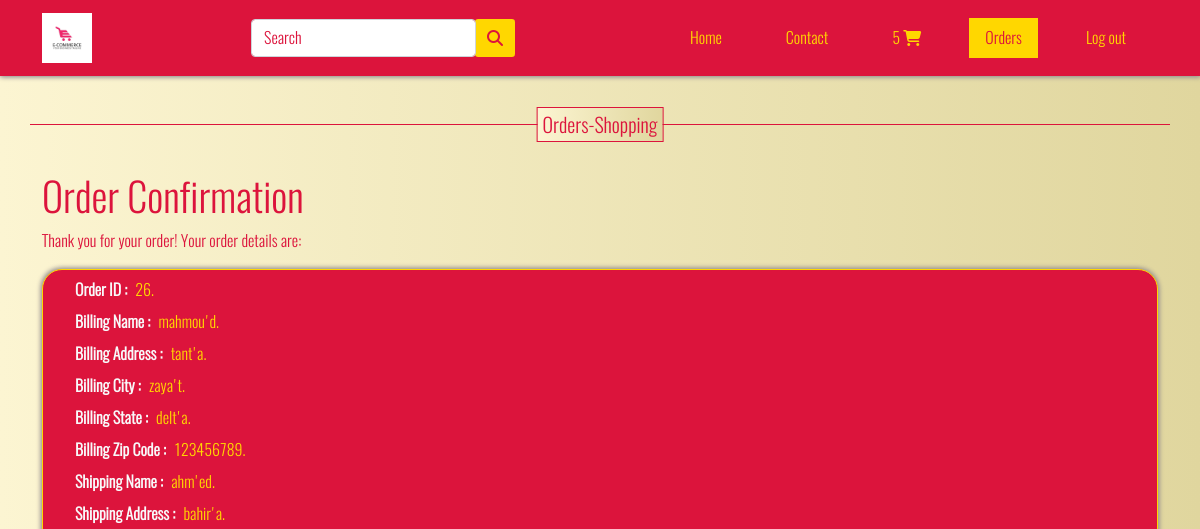
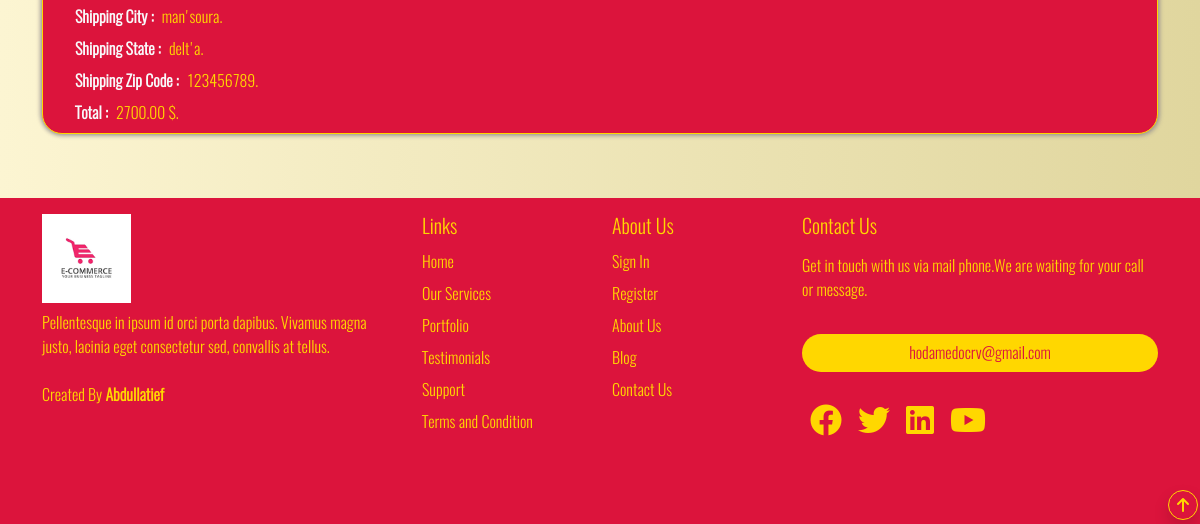
/project/orders.php (signed in), run on an earlier commit of the app's database (2 pictures, top to bottom).
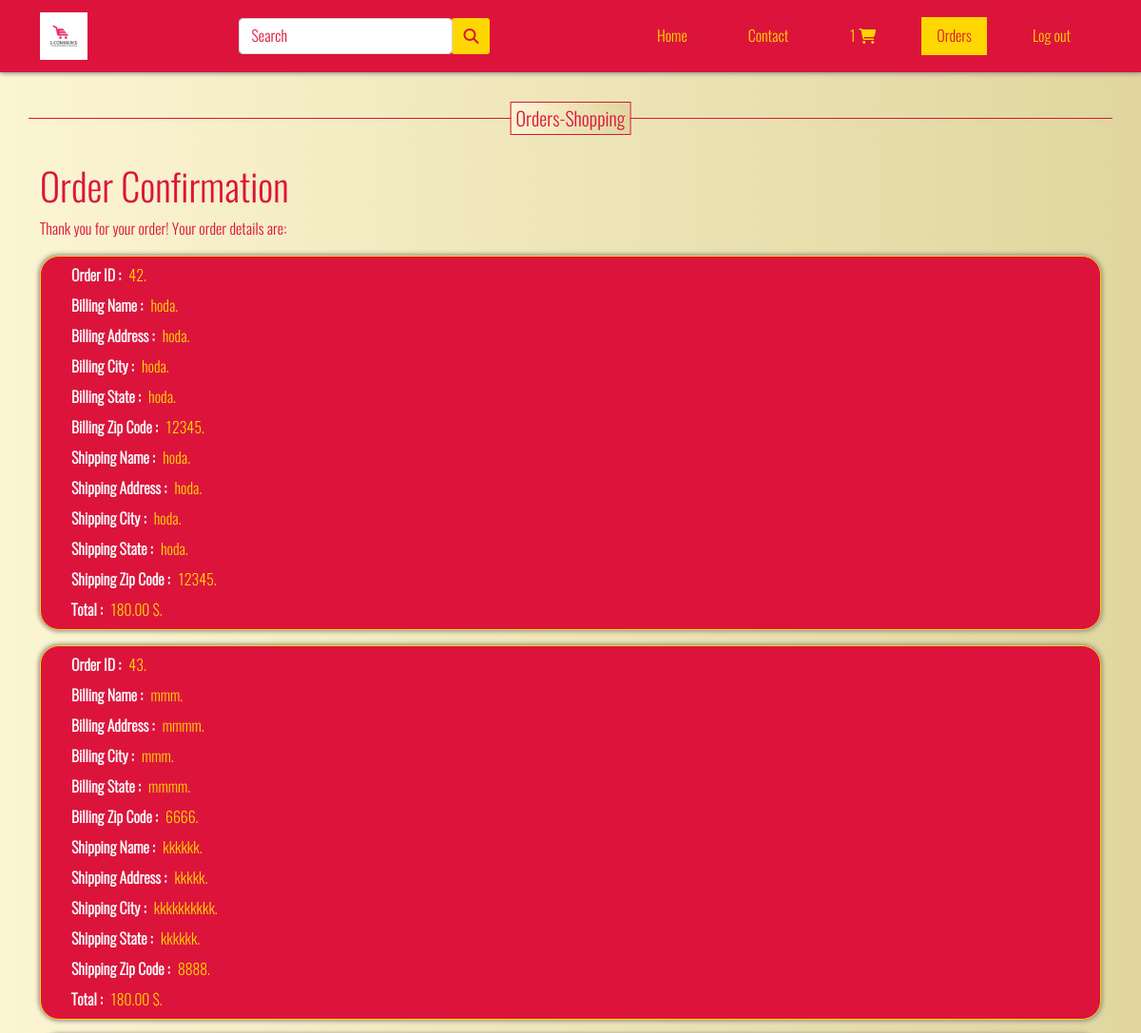
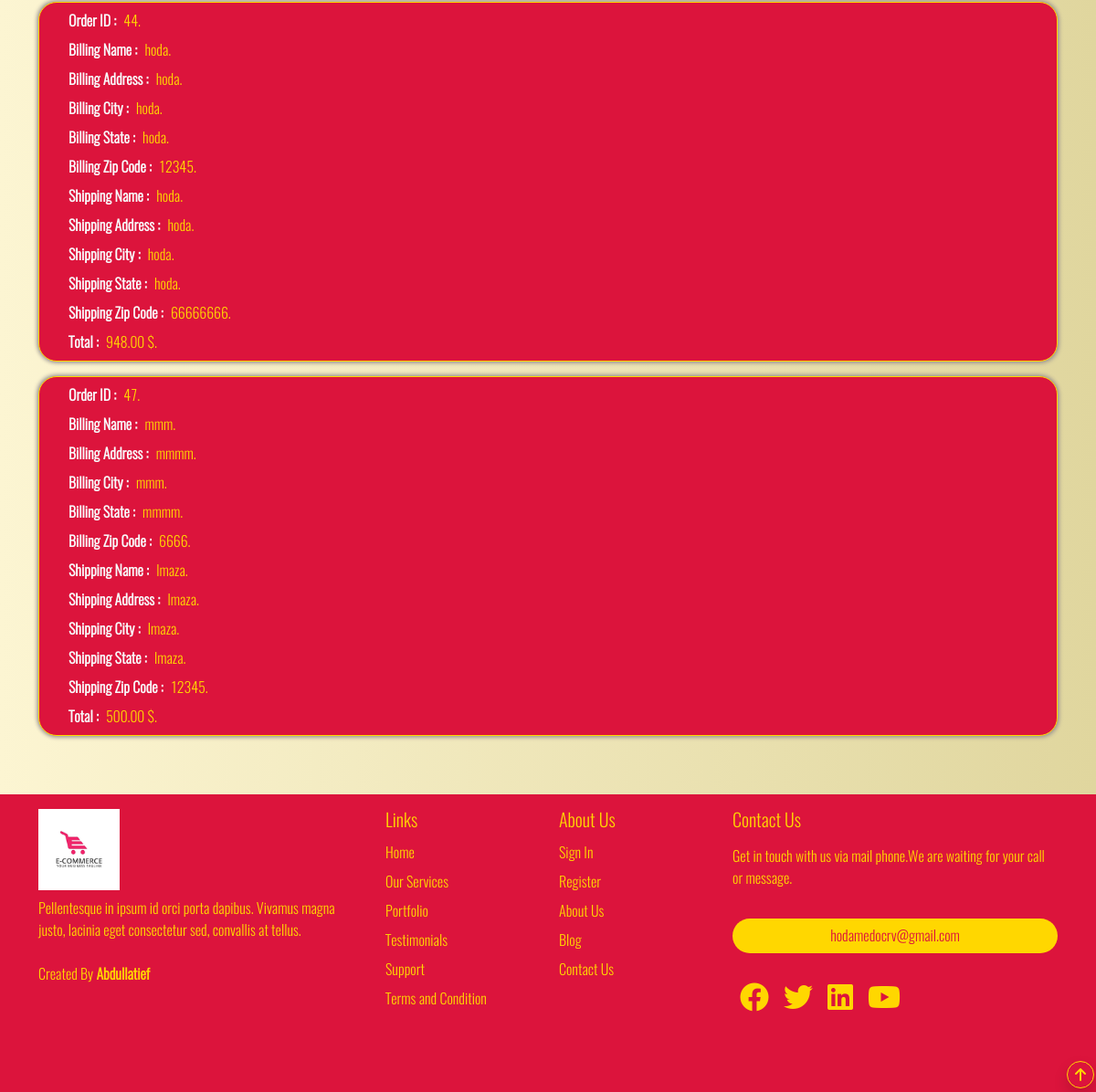
And on a later commit of the database (2 pictures, top to bottom).
### tables this page shows
CREATE TABLE `orders` (
  `id` int(1) NOT NULL,
  `user_id` int(1) NOT NULL,
  `status` varchar(10) NOT NULL,
  `order_details_id` int(11) NOT NULL,
  `billing_name` varchar(255) NOT NULL,
  `billing_address` varchar(255) NOT NULL,
  `billing_city` varchar(255) NOT NULL,
  `billing_state` varchar(255) NOT NULL,
  `billing_zip` varchar(255) NOT NULL,
  `shipping_name` varchar(255) NOT NULL,
  `shipping_address` varchar(255) NOT NULL,
  `shipping_city` varchar(255) NOT NULL,
  `shipping_state` varchar(255) NOT NULL,
  `shipping_zip` varchar(255) NOT NULL,
  `total` decimal(9,2) NOT NULL,
  `created_at` timestamp NOT NULL DEFAULT current_timestamp(),
  `updated_at` timestamp NULL DEFAULT NULL
);

### project/orders.php (the view, shortened to what this page needs)
<?php
$pagename = "Orders";
include "include files/connect.php";
include "include files/header.php";
include "include files/nav.php";
?>
<div class="container mb-5">
    <div class="row">
    <h2 class="h5 col-12 order-heading my-5"></h2>
        <div class="col-12">
<?php
$order_query = "SELECT * FROM orders WHERE user_id = '$session'";
$orders = $conn->query($order_query);
@$num = $orders->num_rows;
if($num==0){
echo '<p style ="color:crimson; font-size:30px; margin-bottom:100px; margin-top:100px;" class="text-center">No Orders Yet</p>';
}else{
echo '<h1 style ="color:crimson;">Order Confirmation</h1>
<p style ="color:crimson;">Thank you for your order! Your order details are:</p>';
foreach($orders as $order){
?>
<ul class ="product" style="list-style-type:none; ">
<li class='mb-2 mt-2'><b class='text-light me-2'>Order ID :</b><?=$order['id']?>.</li>
<li class='mb-2'><b class='text-light me-2'>Billing Name :</b><?=$order['billing_name']?>.</li>
<li class='mb-2'><b class='text-light me-2'>Billing Address :</b><?=$order['billing_address']?>.</li>
<li class='mb-2'><b class='text-light me-2'>Billing City :</b><?=$order['billing_city']?>.</li>
<li class='mb-2'><b class='text-light me-2'>Billing State :</b><?=$order['billing_state']?>.</li>
<li class='mb-2'><b class='text-light me-2'>Billing Zip Code :</b><?=$order['billing_zip']?>.</li>
<li class='mb-2'><b class='text-light me-2'>Shipping Name :</b><?=$order['shipping_name']?>.</li>
<li class='mb-2'><b class='text-light me-2'>Shipping Address :</b><?=$order['shipping_address']?>.</li>
<li class='mb-2'><b class='text-light me-2'>Shipping City :</b><?=$order['shipping_city']?>.</li>
<li class='mb-2'><b class='text-light me-2'>Shipping State :</b><?=$order['shipping_state']?>.</li>
<li class='mb-2'><b class='text-light me-2'>Shipping Zip Code :</b><?=$order['shipping_zip']?>.</li>
<li class='mb-2 mt-2'><b class='text-light me-2'>Total :</b><?=$order['total']?> $.</li>
</ul>
<?php
}
}
?>
   </div>
    </div>
</div>
<?php
include "include files/foot.php";

### project/include files/header.php (shortened to what this page needs)
<!DOCTYPE html>
<html lang="en">
<head>
    <link rel="stylesheet" href="https://cdnjs.cloudflare.com/ajax/libs/font-awesome/6.2.0/css/all.min.css" />
    <link
    rel="stylesheet"
    href="https://cdnjs.cloudflare.com/ajax/libs/animate.css/4.1.1/animate.min.css"
  />
  <link rel="stylesheet" href="https://unpkg.com/swiper@7/swiper-bundle.min.css" />
  <link rel="stylesheet" href="./css/bootstrap.css">
  <link rel="stylesheet" href="./css/style.css">
</head>
<body>

### project/include files/nav.php (shortened to what this page needs)
<div class="navContainer "style="<?php if($pagename == "Products"){echo 'margin-top:-110px;';}?>">
  <?php
  @$session=$_SESSION['login'];?>
<nav class="navbar navbar-expand-lg navbar-dark  <?php if($pagename != "Products"){echo 'crimson';}?>">
        <div class="container ">
          <a class="navbar-brand" href="#">
          <img src="slider-images/images.png "  alt="">
        </a>
        <form class="d-block  d-flex input-group my-auto w-auto my-auto position-relative" id="search-form" action="searchresult.php" method="get">
           <input
           name="search_query" id="search-query"
                  autocomplete="off"
                type="text"
                  class="form-control rounded in  "
                  placeholder='Search '
                  style="width: 225px; color:crimson;"
                  />
                  <button type='submit' class="input-group-text border-0 rounded-1 addtochart"
                 >
                 <i class="fas fa-search icon_search" ></i>
                     </button>
         </form>
          <div class="offcanvas  offcanvas-start-lg" tabindex="-1" id="offcanvasExample" aria-labelledby="offcanvasExampleLabel" aria-hidden="true" >
            <div class="offcanvas-body p-lg-0 ">
            <div class="navbar-nav ms-auto my-auto ">
        <a class="nav-link py-2 px-3 mx-lg-3 <?php if($pagename == 'Products'){echo'active';}?>  cat" aria-current="page" href="products.php">Home</a>
        <a class="nav-link py-2 px-3 mx-lg-3 cat <?php if($pagename == 'Contact'){echo'active';}?> " href="contact.php">Contact</a>
        <?php if ( isset($_SESSION['login'])){?>
        <a class="nav-link py-2 px-3 mx-lg-3 text-center cat  <?php if($pagename == 'Cart'){echo'active';}?> d-inline-block" id="co" href="chart.php" tabindex="-1" aria-disabled="true">
          <?php $count_chart ="SELECT COUNT(id) FROM chart WHERE id_user ='$session' ";
          $res_count_chart= $conn-> query($count_chart);
          foreach ($res_count_chart as $row_chart ) {
            echo $row_chart['COUNT(id)'];
          }
          ?>
          <i class="fa-solid fa-cart-shopping   d-inline-block"></i>
        </a>
        <a class="nav-link py-2 px-3 mx-lg-3 cat <?php if($pagename == 'Orders'){echo'active';}?> " href="orders.php">Orders</a>
        <a class="nav-link py-2 px-3 mx-lg-3 cat" href="logout.php" tabindex="-1" aria-disabled="true">Log out</a>
          <?php
          }
          else {
            ?>
              <a class="nav-link py-2 px-3 mx-lg-3 cat" href="signup.php" tabindex="-1" aria-disabled="true">Sign-up</a>
              <a class="nav-link py-2 px-3 mx-lg-3 cat" href="login.php" tabindex="-1" aria-disabled="true">Login</a>
            <?php
          }
          ?>
      </div>
      </div>
          </div>
        </div>
      </nav>
</div>

### project/include files/foot.php (shortened to what this page needs)
<a href="#" class="myBtn"><i class="fa-solid fa-arrow-up shadow"  onclick="topFunction()"  title="Go to top"></i></a>
<footer class="footer mt-0" >
    <div class="container text-md-start  text-center footer-row">
    <div class="row ">
        <div class="col-md-6 col-lg-4 mt-3">
            <img src="slider-images/images.png " class="w-25"  alt="">
            <p class="mt-2">Pellentesque in ipsum id orci porta dapibus. Vivamus magna justo, lacinia eget consectetur sed, convallis at tellus.</p>
        <p class="mt-4">Created By <b>Abdullatief</b> </p>
        </div>
        <div class="col-md-6 col-lg-2 mt-3">
            <h5>Links</h5>
            <ul class="list-unstyled lh-lg">
            <li >Home</li>
                  <li>Our Services</li>
                  <li>Portfolio</li>
                  <li>Testimonials</li>
                  <li>Support</li>
                  <li>Terms and Condition</li>
            </ul>
        </div>
        <div class="col-md-6 col-lg-2 mt-3">
            <h5>About Us</h5>
            <ul class=" list-unstyled lh-lg">
                  <li>Sign In</li>
                  <li>Register</li>
                  <li>About Us</li>
                  <li>Blog</li>
                  <li>Contact Us</li>
                </ul>
        </div>
         <div class="col-md-6 col-lg-4 mt-3 ">
            <h5>Contact Us</h5>
            <p class="mt-3">Get in touch with us via mail phone.We are waiting for your call or message.</p>
            <a class=" rounded-pill btn  hoda w-100 mt-3" href="">hodamedocrv@gmail.com</a>
            <div class="d-flex mt-4 ">
            <div class="block m-2"><i class="fa-brands fa-facebook fa-2x icon"></i></div>
            <div class="block m-2"><i class="fa-brands fa-twitter fa-2x icon"></i></div>
            <div class="block m-2"><i class="fa-brands fa-linkedin fa-2x icon"></i></div>
            <div class="block m-2"><i class="fa-brands fa-youtube fa-2x icon"></i></div>
         </div>
         </div>
</div>
    </div>
</footer>
</body>
</html>

### project/css/style.css (style rules this page uses)
html { scroll-behavior: smooth; }
* { box-sizing: border-box; }
::placeholder { color:crimson !important; }
body { font-family: e-font, sans-serif; background: -webkit-linear-gradient(to right, rgb(252, 245, 210),rgb(224, 214, 158) ); background: linear-gradient(to right, rgb(252, 245, 210), rgb(224, 214, 158)); }
.navContainer { top: 0; left: 0; z-index: 999; position: sticky; box-shadow: 1px 1px 5px #969191fa, -1px -1px 5px #969191fa; }
.crimson { background-color: crimson; }
.navbar .nav-link { color:gold !important; transition: .5s all; }
.navbar a.active { background-color: gold; color:crimson !important; }
.active { background-color: gold; color:crimson !important; }
ul li { list-style: none !important ; }
.navbar-brand img { width:50px; }
.product { border-radius: 20px !important; background-color: crimson!important; color: gold; border: 1px solid gold; box-shadow: 1px 1px 5px #969191fa, -1px -1px 5px #969191fa; }
.fa-arrow-up { display: scroll; position: fixed; bottom:4px; right:2px; display: flex ; justify-content: center; align-items: center; width:30px; height: 30px; border-radius: 50%; background-color: crimson; text-align: center; color:gold !important; transition: .5s all; padding-top: 7px; padding-bottom: 7px; border: 1px solid gold; z-index: 99; }
.footer { background-color: crimson; color: gold; margin-top:120px; }
.hoda { background-color: gold !important; color: crimson !important; }
@media (min-width:992px) { .footer-row { padding-bottom:70px; } }
@media (min-width:992px) { .offcanvas { visibility : visible; position : relative; background : none; border : none; justify-content : end; } }
@media (min-width:992px) { .navbar-nav a { visibility:visible; } }
.order-heading { position: relative; border-bottom: 1px solid crimson; margin-bottom: 35px; }
.order-heading::before { position: absolute; content: "Orders-Shopping"; left:50%; bottom:-17.5px; height: 35px; background: -webkit-linear-gradient(to right, rgb(252, 245, 210),rgb(224, 214, 158) ); background: linear-gradient(to right, rgb(252, 245, 210), rgb(224, 214, 158)); padding: 5px; color: crimson; border: 1px solid crimson; transform: translateX(-50%); }
.addtochart { color: crimson !important; background-color: gold !important; transition: .5s all; }
.icon_search { color:crimson !important; }

What changed in the data, as far as the page shows it:
removed orders: id "26", billing_name "mahmou'd", billing_address "tant'a", billing_city "zaya't", billing_state "delt'a", billing_zip "123456789", shipping_name "ahm'ed", shipping_address "bahir'a", shipping_city "man'soura", shipping_state "delt'a", shipping_zip "123456789", total "2700.00"
added orders: id "42", billing_name "hoda", billing_address "hoda", billing_city "hoda", billing_state "hoda", billing_zip "12345", shipping_name "hoda", shipping_address "hoda", shipping_city "hoda", shipping_state "hoda", shipping_zip "12345", total "180.00"
added orders: id "43", billing_name "mmm", billing_address "mmmm", billing_city "mmm", billing_state "mmmm", billing_zip "6666", shipping_name "kkkkkk", shipping_address "kkkkk", shipping_city "kkkkkkkkkk", shipping_state "kkkkkk", shipping_zip "8888", total "180.00"
added orders: id "44", billing_name "hoda", billing_address "hoda", billing_city "hoda", billing_state "hoda", billing_zip "12345", shipping_name "hoda", shipping_address "hoda", shipping_city "hoda", shipping_state "hoda", shipping_zip "66666666", total "948.00"
added orders: id "47", billing_name "mmm", billing_address "mmmm", billing_city "mmm", billing_state "mmmm", billing_zip "6666", shipping_name "lmaza", shipping_address "lmaza", shipping_city "lmaza", shipping_state "lmaza", shipping_zip "12345", total "500.00"
Also different on the page:
new list line: "1"
list line gone: "5"
